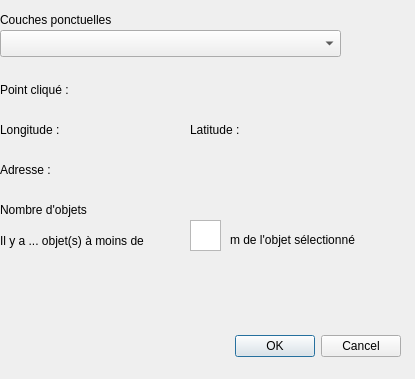
<?xml version="1.0" encoding="UTF-8"?>
<ui version="4.0">
 <class>ExtensionDeNolvidesDialogBase</class>
 <widget class="QDialog" name="ExtensionDeNolvidesDialogBase">
  <property name="geometry">
   <rect>
    <x>0</x>
    <y>0</y>
    <width>415</width>
    <height>379</height>
   </rect>
  </property>
  <property name="windowTitle">
   <string>Extension de Nolvides</string>
  </property>
  <widget class="QDialogButtonBox" name="button_box">
   <property name="geometry">
    <rect>
     <x>60</x>
     <y>330</y>
     <width>341</width>
     <height>32</height>
    </rect>
   </property>
   <property name="orientation">
    <enum>Qt::Horizontal</enum>
   </property>
   <property name="standardButtons">
    <set>QDialogButtonBox::Cancel|QDialogButtonBox::Ok</set>
   </property>
  </widget>
  <widget class="QComboBox" name="comboBox">
   <property name="geometry">
    <rect>
     <x>0</x>
     <y>30</y>
     <width>341</width>
     <height>27</height>
    </rect>
   </property>
  </widget>
  <widget class="QLabel" name="label">
   <property name="geometry">
    <rect>
     <x>0</x>
     <y>10</y>
     <width>141</width>
     <height>19</height>
    </rect>
   </property>
   <property name="text">
    <string>Couches ponctuelles </string>
   </property>
  </widget>
  <widget class="QLabel" name="label_2">
   <property name="geometry">
    <rect>
     <x>0</x>
     <y>80</y>
     <width>111</width>
     <height>19</height>
    </rect>
   </property>
   <property name="text">
    <string>Point cliqué :</string>
   </property>
  </widget>
  <widget class="QLabel" name="label_3">
   <property name="geometry">
    <rect>
     <x>0</x>
     <y>120</y>
     <width>181</width>
     <height>19</height>
    </rect>
   </property>
   <property name="text">
    <string>Longitude :</string>
   </property>
  </widget>
  <widget class="QLabel" name="label_4">
   <property name="geometry">
    <rect>
     <x>190</x>
     <y>120</y>
     <width>201</width>
     <height>19</height>
    </rect>
   </property>
   <property name="text">
    <string>Latitude :</string>
   </property>
  </widget>
  <widget class="QLabel" name="label_5">
   <property name="geometry">
    <rect>
     <x>0</x>
     <y>160</y>
     <width>391</width>
     <height>19</height>
    </rect>
   </property>
   <property name="text">
    <string>Adresse :</string>
   </property>
  </widget>
  <widget class="QLabel" name="label_6">
   <property name="geometry">
    <rect>
     <x>0</x>
     <y>200</y>
     <width>121</width>
     <height>19</height>
    </rect>
   </property>
   <property name="text">
    <string>Nombre d'objets</string>
   </property>
  </widget>
  <widget class="QLabel" name="label_7">
   <property name="geometry">
    <rect>
     <x>0</x>
     <y>230</y>
     <width>181</width>
     <height>21</height>
    </rect>
   </property>
   <property name="text">
    <string>Il y a ... objet(s) à moins de  </string>
   </property>
  </widget>
  <widget class="QLabel" name="label_8">
   <property name="geometry">
    <rect>
     <x>230</x>
     <y>230</y>
     <width>171</width>
     <height>19</height>
    </rect>
   </property>
   <property name="text">
    <string>m de l'objet sélectionné</string>
   </property>
  </widget>
  <widget class="QTextEdit" name="textEdit">
   <property name="geometry">
    <rect>
     <x>190</x>
     <y>220</y>
     <width>31</width>
     <height>31</height>
    </rect>
   </property>
  </widget>
 </widget>
 <resources/>
 <connections>
  <connection>
   <sender>button_box</sender>
   <signal>accepted()</signal>
   <receiver>ExtensionDeNolvidesDialogBase</receiver>
   <slot>accept()</slot>
   <hints>
    <hint type="sourcelabel">
     <x>20</x>
     <y>20</y>
    </hint>
    <hint type="destinationlabel">
     <x>20</x>
     <y>20</y>
    </hint>
   </hints>
  </connection>
  <connection>
   <sender>button_box</sender>
   <signal>rejected()</signal>
   <receiver>ExtensionDeNolvidesDialogBase</receiver>
   <slot>reject()</slot>
   <hints>
    <hint type="sourcelabel">
     <x>20</x>
     <y>20</y>
    </hint>
    <hint type="destinationlabel">
     <x>20</x>
     <y>20</y>
    </hint>
   </hints>
  </connection>
 </connections>
</ui>
